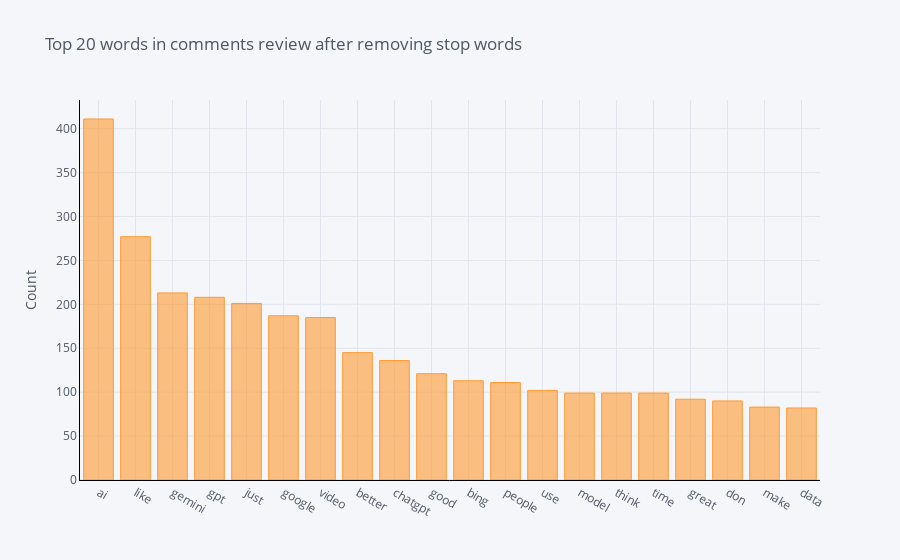
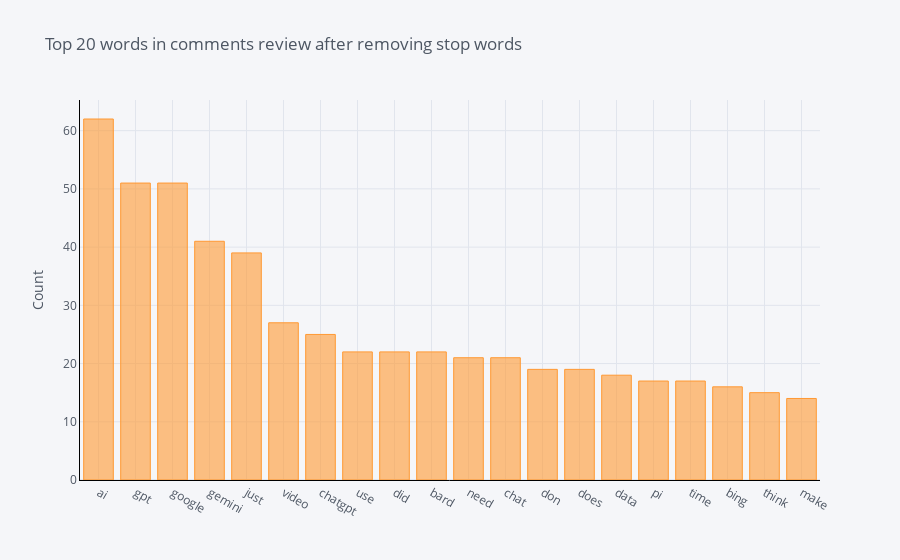
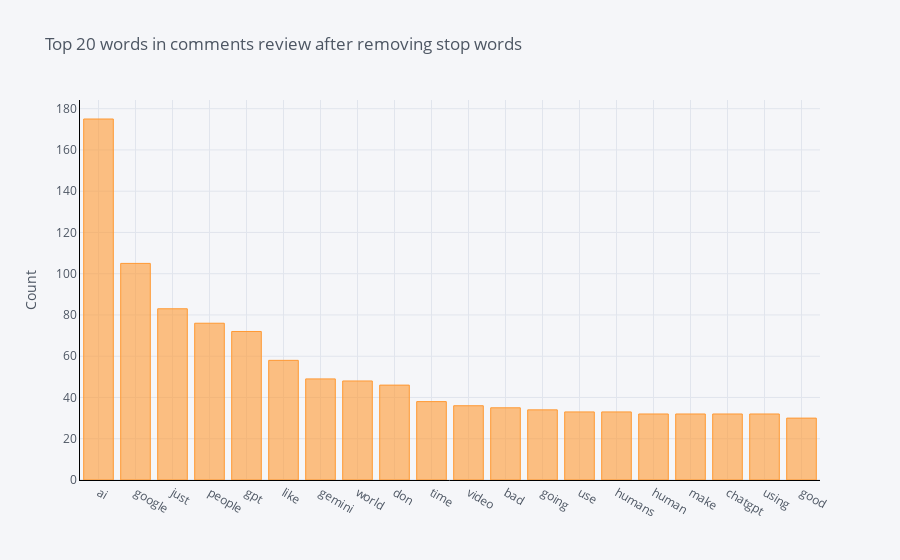

Notebook code cell kept with these figures, in order:
### Markdown cell above
# Positive, Neutral and Negative Sentiments at Uni/Bi and Trigram level

### Code cell
# Unigram

def get_top_n_words(corpus, n=None):
        vec = CountVectorizer(stop_words = list(stop_words)).fit(corpus)
        bag_of_words = vec.transform(corpus)
        sum_words = bag_of_words.sum(axis=0) 
        words_freq = [(word, sum_words[0, idx]) for word, idx in vec.vocabulary_.items()]
        words_freq =sorted(words_freq, key = lambda x: x[1], reverse=True)
        return words_freq[:n]

print('Unigrams. From top to bottom: positive, neutral and negative sentiments')    
sent_dfs = [pos_df, neu_df, neg_df]
for i in sent_dfs:
    
    common_words = get_top_n_words(i['text'], 20)
    # for word, freq in common_words:
    #     print(word, freq)
    df2 = pd.DataFrame(common_words, columns = ['CommentsText' , 'count'])
    df2.groupby('CommentsText').sum()['count'].sort_values(ascending=False).iplot(kind='bar', yTitle='Count', linecolor='black', title='Top 20 words in comments review after removing stop words')

### Figure 1 — Plotly figure (JSON) as saved in the notebook; plotly's stock layout.template omitted (floating-point values rounded to 4 significant figures)
{"data": [{"marker": {"color": "rgba(255, 153, 51, 0.6)", "line": {"color": "rgba(255, 153, 51, 1.0)", "width": 1}}, "name": "count", "orientation": "v", "text": "", "type": "bar", "x": ["ai", "like", "gemini", "gpt", "just", "google", "video", "better", "chatgpt", "good", "bing", "people", "use", "model", "think", "time", "great", "don", "make", "data"], "y": [411, 277, 213, 208, 201, 187, 185, 145, 136, 121, 113, 111, 102, 99, 99, 99, 92, 90, 83, 82]}], "layout": {"legend": {"bgcolor": "#F5F6F9", "font": {"color": "#4D5663"}}, "paper_bgcolor": "#F5F6F9", "plot_bgcolor": "#F5F6F9", "title": {"font": {"color": "#4D5663"}, "text": "Top 20 words in comments review after removing stop words"}, "xaxis": {"gridcolor": "#E1E5ED", "linecolor": "black", "showgrid": true, "tickfont": {"color": "#4D5663"}, "title": {"font": {"color": "#4D5663"}, "text": ""}, "zerolinecolor": "#E1E5ED"}, "yaxis": {"gridcolor": "#E1E5ED", "linecolor": "black", "showgrid": true, "tickfont": {"color": "#4D5663"}, "title": {"font": {"color": "#4D5663"}, "text": "Count"}, "zerolinecolor": "#E1E5ED"}}}

### Figure 2 — Plotly figure (JSON) as saved in the notebook; plotly's stock layout.template omitted (floating-point values rounded to 4 significant figures)
{"data": [{"marker": {"color": "rgba(255, 153, 51, 0.6)", "line": {"color": "rgba(255, 153, 51, 1.0)", "width": 1}}, "name": "count", "orientation": "v", "text": "", "type": "bar", "x": ["ai", "gpt", "google", "gemini", "just", "video", "chatgpt", "use", "did", "bard", "need", "chat", "don", "does", "data", "pi", "time", "bing", "think", "make"], "y": [62, 51, 51, 41, 39, 27, 25, 22, 22, 22, 21, 21, 19, 19, 18, 17, 17, 16, 15, 14]}], "layout": {"legend": {"bgcolor": "#F5F6F9", "font": {"color": "#4D5663"}}, "paper_bgcolor": "#F5F6F9", "plot_bgcolor": "#F5F6F9", "title": {"font": {"color": "#4D5663"}, "text": "Top 20 words in comments review after removing stop words"}, "xaxis": {"gridcolor": "#E1E5ED", "linecolor": "black", "showgrid": true, "tickfont": {"color": "#4D5663"}, "title": {"font": {"color": "#4D5663"}, "text": ""}, "zerolinecolor": "#E1E5ED"}, "yaxis": {"gridcolor": "#E1E5ED", "linecolor": "black", "showgrid": true, "tickfont": {"color": "#4D5663"}, "title": {"font": {"color": "#4D5663"}, "text": "Count"}, "zerolinecolor": "#E1E5ED"}}}

### Figure 3 — Plotly figure (JSON) as saved in the notebook; plotly's stock layout.template omitted (floating-point values rounded to 4 significant figures)
{"data": [{"marker": {"color": "rgba(255, 153, 51, 0.6)", "line": {"color": "rgba(255, 153, 51, 1.0)", "width": 1}}, "name": "count", "orientation": "v", "text": "", "type": "bar", "x": ["ai", "google", "just", "people", "gpt", "like", "gemini", "world", "don", "time", "video", "bad", "going", "use", "humans", "human", "make", "chatgpt", "using", "good"], "y": [175, 105, 83, 76, 72, 58, 49, 48, 46, 38, 36, 35, 34, 33, 33, 32, 32, 32, 32, 30]}], "layout": {"legend": {"bgcolor": "#F5F6F9", "font": {"color": "#4D5663"}}, "paper_bgcolor": "#F5F6F9", "plot_bgcolor": "#F5F6F9", "title": {"font": {"color": "#4D5663"}, "text": "Top 20 words in comments review after removing stop words"}, "xaxis": {"gridcolor": "#E1E5ED", "linecolor": "black", "showgrid": true, "tickfont": {"color": "#4D5663"}, "title": {"font": {"color": "#4D5663"}, "text": ""}, "zerolinecolor": "#E1E5ED"}, "yaxis": {"gridcolor": "#E1E5ED", "linecolor": "black", "showgrid": true, "tickfont": {"color": "#4D5663"}, "title": {"font": {"color": "#4D5663"}, "text": "Count"}, "zerolinecolor": "#E1E5ED"}}}
